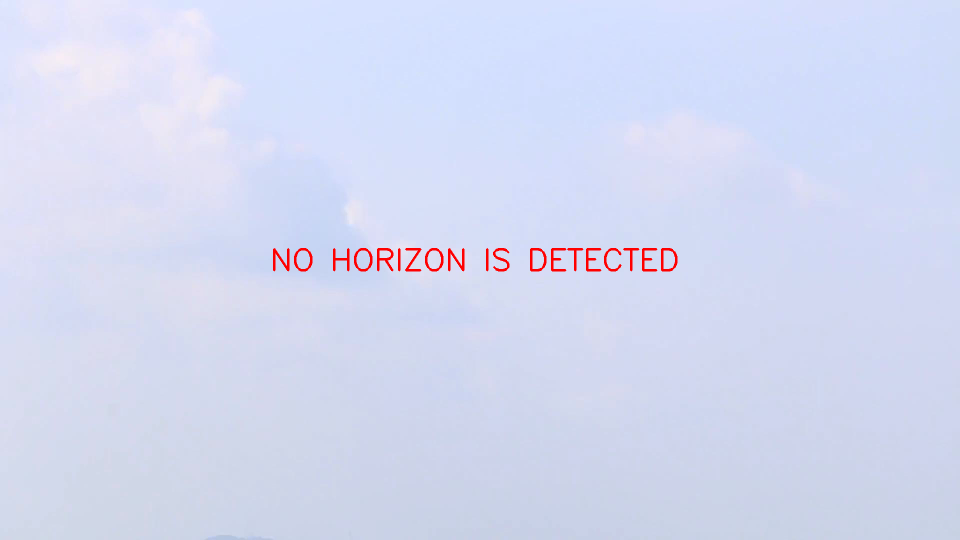
#> input picture drawn.png, 1920 x 1080 px (shown at 1/2 size); its folder holds only this picture in this run
$ python -i JeongHorizonAlg1.py   (imports and definitions only)
#> lines starting #> are read from the running program, lines starting #| are printed output that depends on the picture; after the words box and inside, x2 and y2 are one past the last pixel; in counts of white or black regions, pixels touching at a corner belong together
#> further down, picture is the input picture: shape (1080, 1920, 3); mean B, G, R 241.4, 217.6, 212
"""
Important note:
---------------
The case where no horizon is detected can be tricky. The following processes take place:
1) set the flag self.detected_hl_flag to logical True. This flag is used to decide whether next processes will be
performed.
2) assign np.nan to horizon parameters and detection latency. np.nan can be stored in numpy arrays of any np.dtype:
    self.det_position_hl, self.det_tilt_hl, self.theta, self.theta_deg, self.rho, self.latency
3) do not draw the horizon on the color frame/image to draw_and_save. Instead, put a text saying: "NO HORIZON IS
DETECTED"
"""
import cv2 as cv
import numpy as np
from numpy import nan
import os
from scipy.spatial import distance
from math import pi, atan
from time import time


class JeongC1:
    def __init__(self):
        """A class implementing the horizon detection algorithm published in DOI: 10.1177/1550147718790753 by Chi Yoon
        Jeong et al
        """
        self.img_rgb = None
        self.roi_rgb = None
        self.roi_gray = None  # the extracted roi converted to grayscale; equivalent to I (see equation 2)

        # self.kernel_size_s is equivalent to fs (see equation 2)
        self.kernel_size_1 = (10 * 1) + 1  # size of the median kernel of the first scale (10 * s) + 1; s = 1
        self.kernel_size_2 = (10 * 2) + 1  # size of the median kernel of the first scale (10 * s) + 1; s = 2
        self.kernel_size_3 = (10 * 3) + 1  # size of the median kernel of the first scale (10 * s) + 1; s = 3

        self.canny_th_low = 30
        self.canny_th_high = 150

        self.D_rho = 1
        self.D_theta = pi/180
        self.D_rho_j = nan
        self.D_rho_g = nan
        self.rho = nan
        self.theta = nan
        self.x_cte = nan
        self.y_cte = nan
        self.rho_j = nan
        self.x_j = None
        self.y_j = None

        # coordinates
        self.min_y = None  # the starting row of roi extraction
        self.max_y = None  # the ending row of roi extraction
        self.edge_map = None
        self.inlier_edges_x = None  # x coordinates of inlier edges (works for both original sized image and roi image)
        self.inlier_edges_y = None  # y cooridnates of inlier edges in the coordinates of roi image
        self.inlier_edges_y_org = None  # y cooridnates inlier edges in the coordinates of original image. It is equal
        # to self.inlier_edges_y + self.min_y
        self.inlier_edges_xy = None  # a 2d array of two columns: 1st = self.inlier_edges_x, 2nd = self.inlier_edges_y

        # outputs
        self.hl_slope = nan
        self.hl_intercept = nan

        self.xs_hl = nan
        self.xe_hl = nan
        self.ys_hl = nan
        self.ye_hl = nan

        self.det_position_hl = nan
        self.det_tilt_hl = nan
        self.latency = nan

        # flags
        self.detected_hl_flag = True  # True indicates that a line is detected

    def get_horizon(self, img):
        """
        Find the position Y and tilt alpha (in degrees) of the horizon line
        :param img: the input image to process, which must be an RGB (or BGR).
        :return:
        """
        if len(img.shape) != 3:
            raise Exception("The input image img must be an RGB (or BGR) image")
        self.start_time = time()
        self.img_rgb = img
        self.org_height, self.org_width = self.img_rgb.shape[:2]
#> self.org_height = 1080; self.org_width = 1920
        self.roi_detection()  # extracts the roi and stores it in self.roi_rgb
        self.multiscale_processing()
        self.edge_map_fusion()
        self.hough_transform()
        self.linear_least_square_fitting()

    def roi_detection(self):
        """
        Extracts the region-of-interest from self.img_rgb and stores it in self.roi_rgb
        """
        # image resize
        resize_ratio = 0.25
        resize_color = cv.resize(self.img_rgb, None, fx=resize_ratio, fy=resize_ratio, interpolation=cv.INTER_AREA)
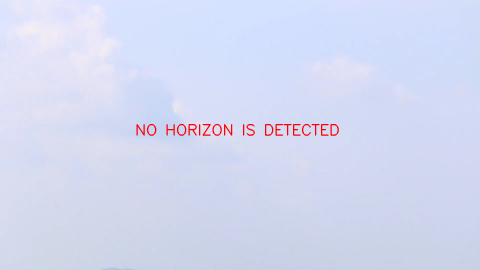
#> resize_color: shape (270, 480, 3); mean B, G, R 241.4, 217.6, 212
        rows, cols, chan = np.shape(resize_color)
#> rows = 270; cols = 480; chan = 3

        # find ROI region
        height_length = 65
        height_step = 30

        prev_mean = []
        max_idx = 0
        max_ed = 0

        for height_idx in range(0, 8):

            end_y = int(height_idx * height_step) + int(height_length) - 1

            if (height_idx * height_step + height_length) > rows:
                end_y = rows - 1

            self.roi_rgb = resize_color[int(height_idx * height_step):end_y, :]

            cur_mean = np.mean(self.roi_rgb, axis=(0, 1))

            if height_idx > 0:
                ed = distance.euclidean(cur_mean, prev_mean)
                if ed > max_ed:
                    max_ed = ed
                    max_idx = height_idx

            prev_mean = cur_mean
#> this loop made 8 passes
#> (ed, max_ed, prev_mean) on passes 2 to 4: (2.71, 2.71, [249.6, 223.3, 216.1]), (3.61, 3.61, [246.7, 221.4, 215.2]), (10.05, 10.05, [239, 215, 214.1])
#> (ed, prev_mean) on passes 5 to 8: (3.38, [236.3, 213.4, 212.7]), (4.29, [238.6, 216.1, 210.4]), (4.42, [235.7, 214, 207.8]), (4.53, [232.6, 212.1, 205.1])
#> pass 1, in roi_detection, `self.roi_rgb = resize_color[int(height_idx * height_step):end_y, :]`:
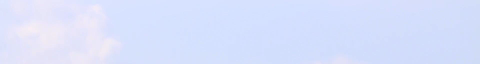
#> self.roi_rgb: shape (64, 480, 3); mean B, G, R 252, 224.6, 216
#> after the loop:
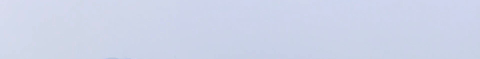
#> self.roi_rgb: shape (59, 480, 3); mean B, G, R 232.6, 212.1, 205.1
#> after the loop, max_ed = 10.05; max_idx = 3

        self.min_y = max_idx * height_step * 4
#> self.min_y = 360
        self.max_y = (max_idx * height_step + height_length) * 4
#> self.max_y = 620

        if self.min_y < 0:
            self.min_y = 0

        # ROI img extraction
        self.roi_rgb = self.img_rgb[int(self.min_y):int(self.max_y), :]
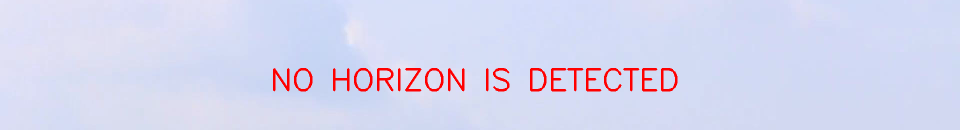
#> self.roi_rgb: shape (260, 1920, 3) (shown at 1/2 size); mean B, G, R 239, 215.1, 214

    def multiscale_processing(self):
        self.roi_gray = cv.cvtColor(self.roi_rgb, cv.COLOR_BGR2GRAY)
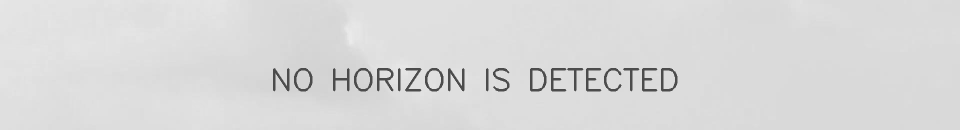
#> self.roi_gray: shape (260, 1920) (shown at 1/2 size); min 76, max 236, mean 217.4

        # apply three median scales (see equation 2); self.median_scale_s is equivalent to Is (equation 2)
        self.median_scale_1 = cv.medianBlur(self.roi_gray, self.kernel_size_1)
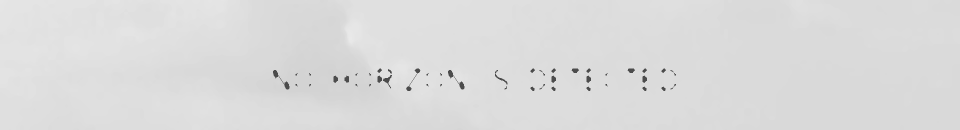
#> self.median_scale_1: shape (260, 1920) (shown at 1/2 size); min 76, max 233, mean 219.5
        self.median_scale_2 = cv.medianBlur(self.roi_gray, self.kernel_size_2)
        self.median_scale_3 = cv.medianBlur(self.roi_gray, self.kernel_size_2)

        # conversion from np.uint8 to np.float32: this avoids bit overflow
        self.canny_edges_scale_1 = np.float32(cv.Canny(self.median_scale_1, self.canny_th_low, self.canny_th_high))
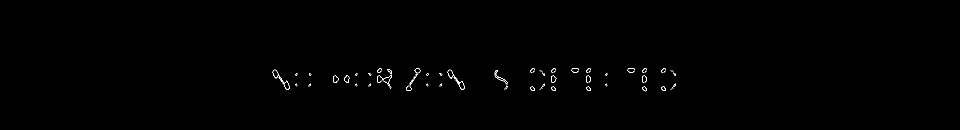
#> self.canny_edges_scale_1: shape (260, 1920) float32 (shown at 1/2 size); 0.28% white in thin lines or dots, all inside (x1, y1, x2, y2) = (545, 136, 1352, 183)
        self.canny_edges_scale_2 = np.float32(cv.Canny(self.median_scale_2, self.canny_th_low, self.canny_th_high))
#> self.canny_edges_scale_2: shape (260, 1920) float32; every value is 0
        self.canny_edges_scale_3 = np.float32(cv.Canny(self.median_scale_3, self.canny_th_low, self.canny_th_high))

    def edge_map_fusion(self):
        self.weighted_canny_edges = np.add(np.add(self.canny_edges_scale_1, self.canny_edges_scale_2),
                                           self.canny_edges_scale_3)  # equivalent to W(x,y) (see equation 3); np.uint8
        self.weighted_canny_edges = np.uint8(np.divide(self.weighted_canny_edges, 3))  # normalize to [0, 255] np.uint8
        _, self.edge_map = cv.threshold(src=self.weighted_canny_edges, thresh=153, maxval=255, type=cv.THRESH_BINARY)
#> self.edge_map: shape (260, 1920); every value is 0

    def hough_transform(self):
        self.hough_lines = cv.HoughLines(image=self.edge_map, threshold=2, rho=self.D_rho, theta=self.D_theta)
#> self.hough_lines = None
        if self.hough_lines is not None:  # executes if Hough detects a line
            self.detected_hl_flag = True
            self.rho, self.theta = self.hough_lines[0][0]  # self.theta in radians
        else:
            self.detected_hl_flag = False
            self.rho = nan
            self.theta = nan
            self.det_position_hl = nan
            self.det_tilt_hl = nan
            self.latency = nan

    def linear_least_square_fitting(self):
        if self.detected_hl_flag:
            self.get_inlier_edges()
            self.inlier_edges_xy = np.zeros((self.inlier_edges_x.size, 2), dtype=np.int32)
            self.inlier_edges_xy[:, 0], self.inlier_edges_xy[:, 1] = self.inlier_edges_x, self.inlier_edges_y_org
            [vx, vy, x, y] = cv.fitLine(points=self.inlier_edges_xy, distType=cv.DIST_L2,
                                        param=0, reps=self.D_rho, aeps=self.D_theta)
            self.hl_slope = float(vy / vx)  # float to convert from (1,) float numpy array to python float
            self.hl_intercept = float(y - self.hl_slope * x)

            self.xs_hl = int(0)
            self.xe_hl = int(self.org_width - 1)
            self.ys_hl = int(self.hl_intercept)  # = int((self.hl_slope * self.xs_hl) + self.hl_intercept)
            self.ye_hl = int((self.xe_hl * self.hl_slope) + self.hl_intercept)

            self.det_tilt_hl = (-atan(self.hl_slope))*(180/pi)  # - because the y axis of images goes down
            self.det_position_hl = ((self.org_width - 1)/2) * self.hl_slope + self.hl_intercept

            self.end_time = time()
            self.latency = round((self.end_time - self.start_time), 4)

    # [187 lines left out: functions get_inlier_edges, draw_hl, evaluate, evaluate_fine_tuning, not called in this run]
        # video_writer_1.release()

>>> import cv2
>>> picture = cv2.imread('drawn.png')
>>> result = JeongC1().get_horizon(picture)
